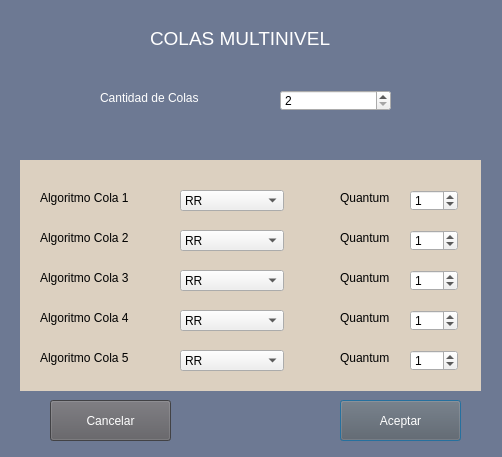
<?xml version="1.0" encoding="UTF-8"?>
<ui version="4.0">
 <class>MQ</class>
 <widget class="QDialog" name="MQ">
  <property name="geometry">
   <rect>
    <x>0</x>
    <y>0</y>
    <width>502</width>
    <height>457</height>
   </rect>
  </property>
  <property name="minimumSize">
   <size>
    <width>0</width>
    <height>0</height>
   </size>
  </property>
  <property name="windowTitle">
   <string>Colas Multinivel</string>
  </property>
  <property name="styleSheet">
   <string notr="true">QDialog{
background-color:#6d7993;
font-family: arial,verdana;
}
QWidget#widget{
background-color: #dcd0c0;
}
QLabel#label_CantColas{
color:white;
}
QLabel#label_MQ{
color:white;
}

QPushButton{
background-color:#5d5c61;
color:white;
height:20px;
}
QPushButton:hover{
background-color:#062f4f;
color:white;
}</string>
  </property>
  <widget class="QLabel" name="label_MQ">
   <property name="geometry">
    <rect>
     <x>150</x>
     <y>30</y>
     <width>191</width>
     <height>16</height>
    </rect>
   </property>
   <property name="font">
    <font>
     <pointsize>14</pointsize>
    </font>
   </property>
   <property name="text">
    <string>COLAS MULTINIVEL</string>
   </property>
  </widget>
  <widget class="QLabel" name="label_CantColas">
   <property name="geometry">
    <rect>
     <x>100</x>
     <y>90</y>
     <width>121</width>
     <height>16</height>
    </rect>
   </property>
   <property name="text">
    <string>Cantidad de Colas</string>
   </property>
  </widget>
  <widget class="QWidget" name="widget" native="true">
   <property name="geometry">
    <rect>
     <x>20</x>
     <y>160</y>
     <width>461</width>
     <height>231</height>
    </rect>
   </property>
   <widget class="QSpinBox" name="spinBox_q2">
    <property name="enabled">
     <bool>true</bool>
    </property>
    <property name="geometry">
     <rect>
      <x>390</x>
      <y>70</y>
      <width>48</width>
      <height>21</height>
     </rect>
    </property>
    <property name="value">
     <number>1</number>
    </property>
   </widget>
   <widget class="QSpinBox" name="spinBox_q5">
    <property name="enabled">
     <bool>true</bool>
    </property>
    <property name="geometry">
     <rect>
      <x>390</x>
      <y>190</y>
      <width>48</width>
      <height>21</height>
     </rect>
    </property>
    <property name="value">
     <number>1</number>
    </property>
   </widget>
   <widget class="QSpinBox" name="spinBox_q1">
    <property name="enabled">
     <bool>true</bool>
    </property>
    <property name="geometry">
     <rect>
      <x>390</x>
      <y>30</y>
      <width>48</width>
      <height>21</height>
     </rect>
    </property>
    <property name="value">
     <number>1</number>
    </property>
   </widget>
   <widget class="QSpinBox" name="spinBox_q3">
    <property name="enabled">
     <bool>true</bool>
    </property>
    <property name="geometry">
     <rect>
      <x>390</x>
      <y>110</y>
      <width>48</width>
      <height>21</height>
     </rect>
    </property>
    <property name="value">
     <number>1</number>
    </property>
   </widget>
   <widget class="QSpinBox" name="spinBox_q4">
    <property name="enabled">
     <bool>true</bool>
    </property>
    <property name="geometry">
     <rect>
      <x>390</x>
      <y>150</y>
      <width>48</width>
      <height>21</height>
     </rect>
    </property>
    <property name="value">
     <number>1</number>
    </property>
   </widget>
   <widget class="QLabel" name="label_algCola1">
    <property name="enabled">
     <bool>true</bool>
    </property>
    <property name="geometry">
     <rect>
      <x>20</x>
      <y>30</y>
      <width>121</width>
      <height>16</height>
     </rect>
    </property>
    <property name="text">
     <string>Algoritmo Cola 1</string>
    </property>
   </widget>
   <widget class="QLabel" name="label_algCola5">
    <property name="enabled">
     <bool>true</bool>
    </property>
    <property name="geometry">
     <rect>
      <x>20</x>
      <y>190</y>
      <width>121</width>
      <height>16</height>
     </rect>
    </property>
    <property name="text">
     <string>Algoritmo Cola 5</string>
    </property>
   </widget>
   <widget class="QLabel" name="label_algCola2">
    <property name="enabled">
     <bool>true</bool>
    </property>
    <property name="geometry">
     <rect>
      <x>20</x>
      <y>70</y>
      <width>121</width>
      <height>16</height>
     </rect>
    </property>
    <property name="text">
     <string>Algoritmo Cola 2</string>
    </property>
   </widget>
   <widget class="QLabel" name="label_algCola3">
    <property name="enabled">
     <bool>true</bool>
    </property>
    <property name="geometry">
     <rect>
      <x>20</x>
      <y>110</y>
      <width>121</width>
      <height>16</height>
     </rect>
    </property>
    <property name="text">
     <string>Algoritmo Cola 3</string>
    </property>
   </widget>
   <widget class="QLabel" name="label_q4">
    <property name="enabled">
     <bool>true</bool>
    </property>
    <property name="geometry">
     <rect>
      <x>320</x>
      <y>150</y>
      <width>61</width>
      <height>16</height>
     </rect>
    </property>
    <property name="text">
     <string>Quantum</string>
    </property>
   </widget>
   <widget class="QLabel" name="label_q5">
    <property name="enabled">
     <bool>true</bool>
    </property>
    <property name="geometry">
     <rect>
      <x>320</x>
      <y>190</y>
      <width>61</width>
      <height>16</height>
     </rect>
    </property>
    <property name="text">
     <string>Quantum</string>
    </property>
   </widget>
   <widget class="QLabel" name="label_algCola4">
    <property name="enabled">
     <bool>true</bool>
    </property>
    <property name="geometry">
     <rect>
      <x>20</x>
      <y>150</y>
      <width>121</width>
      <height>16</height>
     </rect>
    </property>
    <property name="text">
     <string>Algoritmo Cola 4</string>
    </property>
   </widget>
   <widget class="QLabel" name="label_q1">
    <property name="enabled">
     <bool>true</bool>
    </property>
    <property name="geometry">
     <rect>
      <x>320</x>
      <y>30</y>
      <width>61</width>
      <height>16</height>
     </rect>
    </property>
    <property name="text">
     <string>Quantum</string>
    </property>
   </widget>
   <widget class="QLabel" name="label_q2">
    <property name="enabled">
     <bool>true</bool>
    </property>
    <property name="geometry">
     <rect>
      <x>320</x>
      <y>70</y>
      <width>61</width>
      <height>16</height>
     </rect>
    </property>
    <property name="text">
     <string>Quantum</string>
    </property>
   </widget>
   <widget class="QLabel" name="label_q3">
    <property name="enabled">
     <bool>true</bool>
    </property>
    <property name="geometry">
     <rect>
      <x>320</x>
      <y>110</y>
      <width>61</width>
      <height>16</height>
     </rect>
    </property>
    <property name="text">
     <string>Quantum</string>
    </property>
   </widget>
   <widget class="QComboBox" name="comboBox_alg2">
    <property name="geometry">
     <rect>
      <x>160</x>
      <y>70</y>
      <width>104</width>
      <height>21</height>
     </rect>
    </property>
    <item>
     <property name="text">
      <string>RR</string>
     </property>
    </item>
    <item>
     <property name="text">
      <string>SRTF</string>
     </property>
    </item>
    <item>
     <property name="text">
      <string>FCFS</string>
     </property>
    </item>
    <item>
     <property name="text">
      <string>Prioridades</string>
     </property>
    </item>
   </widget>
   <widget class="QComboBox" name="comboBox_alg3">
    <property name="enabled">
     <bool>true</bool>
    </property>
    <property name="geometry">
     <rect>
      <x>160</x>
      <y>110</y>
      <width>104</width>
      <height>21</height>
     </rect>
    </property>
    <item>
     <property name="text">
      <string>RR</string>
     </property>
    </item>
    <item>
     <property name="text">
      <string>FCFS</string>
     </property>
    </item>
    <item>
     <property name="text">
      <string>SRTF</string>
     </property>
    </item>
    <item>
     <property name="text">
      <string>Prioridades</string>
     </property>
    </item>
   </widget>
   <widget class="QComboBox" name="comboBox_alg1">
    <property name="geometry">
     <rect>
      <x>160</x>
      <y>30</y>
      <width>104</width>
      <height>21</height>
     </rect>
    </property>
    <property name="editable">
     <bool>false</bool>
    </property>
    <item>
     <property name="text">
      <string>RR</string>
     </property>
    </item>
    <item>
     <property name="text">
      <string>SRTF</string>
     </property>
    </item>
    <item>
     <property name="text">
      <string>FCFS</string>
     </property>
    </item>
    <item>
     <property name="text">
      <string>Prioridades</string>
     </property>
    </item>
   </widget>
   <widget class="QComboBox" name="comboBox_alg4">
    <property name="enabled">
     <bool>true</bool>
    </property>
    <property name="geometry">
     <rect>
      <x>160</x>
      <y>150</y>
      <width>104</width>
      <height>21</height>
     </rect>
    </property>
    <item>
     <property name="text">
      <string>RR</string>
     </property>
    </item>
    <item>
     <property name="text">
      <string>FCFS</string>
     </property>
    </item>
    <item>
     <property name="text">
      <string>SRTF</string>
     </property>
    </item>
    <item>
     <property name="text">
      <string>Prioridades</string>
     </property>
    </item>
   </widget>
   <widget class="QComboBox" name="comboBox_alg5">
    <property name="enabled">
     <bool>true</bool>
    </property>
    <property name="geometry">
     <rect>
      <x>160</x>
      <y>190</y>
      <width>104</width>
      <height>21</height>
     </rect>
    </property>
    <item>
     <property name="text">
      <string>RR</string>
     </property>
    </item>
    <item>
     <property name="text">
      <string>FCFS</string>
     </property>
    </item>
    <item>
     <property name="text">
      <string>SRTF</string>
     </property>
    </item>
    <item>
     <property name="text">
      <string>Prioridades</string>
     </property>
    </item>
   </widget>
  </widget>
  <widget class="QSpinBox" name="spinBoxCantColas">
   <property name="geometry">
    <rect>
     <x>280</x>
     <y>90</y>
     <width>111</width>
     <height>21</height>
    </rect>
   </property>
   <property name="minimum">
    <number>2</number>
   </property>
   <property name="maximum">
    <number>5</number>
   </property>
  </widget>
  <widget class="QPushButton" name="pushButton_aceptar">
   <property name="geometry">
    <rect>
     <x>340</x>
     <y>400</y>
     <width>121</width>
     <height>41</height>
    </rect>
   </property>
   <property name="text">
    <string>Aceptar</string>
   </property>
  </widget>
  <widget class="QPushButton" name="pushButton_cancelar">
   <property name="geometry">
    <rect>
     <x>50</x>
     <y>400</y>
     <width>121</width>
     <height>41</height>
    </rect>
   </property>
   <property name="text">
    <string>Cancelar</string>
   </property>
  </widget>
 </widget>
 <resources/>
 <connections/>
</ui>
